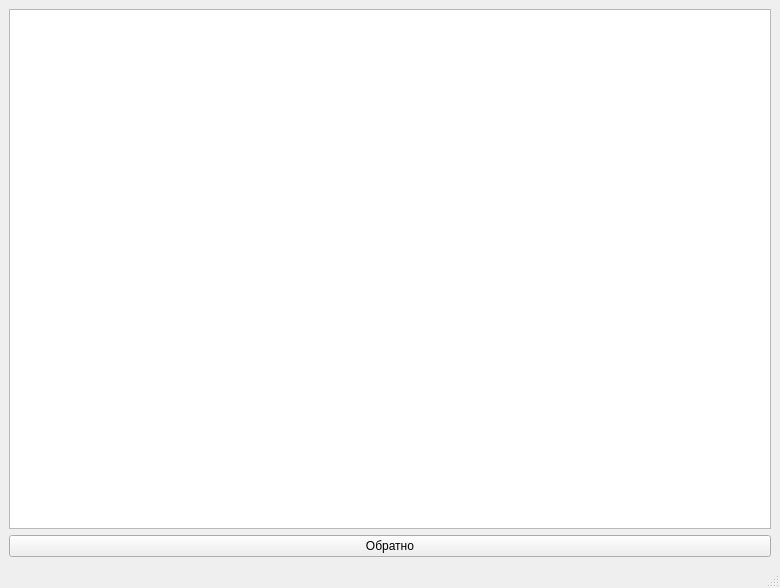
<?xml version="1.0" encoding="UTF-8"?>
<ui version="4.0">
 <class>report</class>
 <widget class="QMainWindow" name="report">
  <property name="geometry">
   <rect>
    <x>0</x>
    <y>0</y>
    <width>780</width>
    <height>588</height>
   </rect>
  </property>
  <property name="windowTitle">
   <string>MainWindow</string>
  </property>
  <widget class="QWidget" name="centralwidget">
   <layout class="QGridLayout" name="gridLayout">
    <item row="0" column="0">
     <widget class="QTableView" name="tableView"/>
    </item>
    <item row="1" column="0">
     <widget class="QPushButton" name="back">
      <property name="text">
       <string>Обратно</string>
      </property>
     </widget>
    </item>
   </layout>
  </widget>
  <widget class="QStatusBar" name="statusbar"/>
 </widget>
 <resources/>
 <connections/>
</ui>
